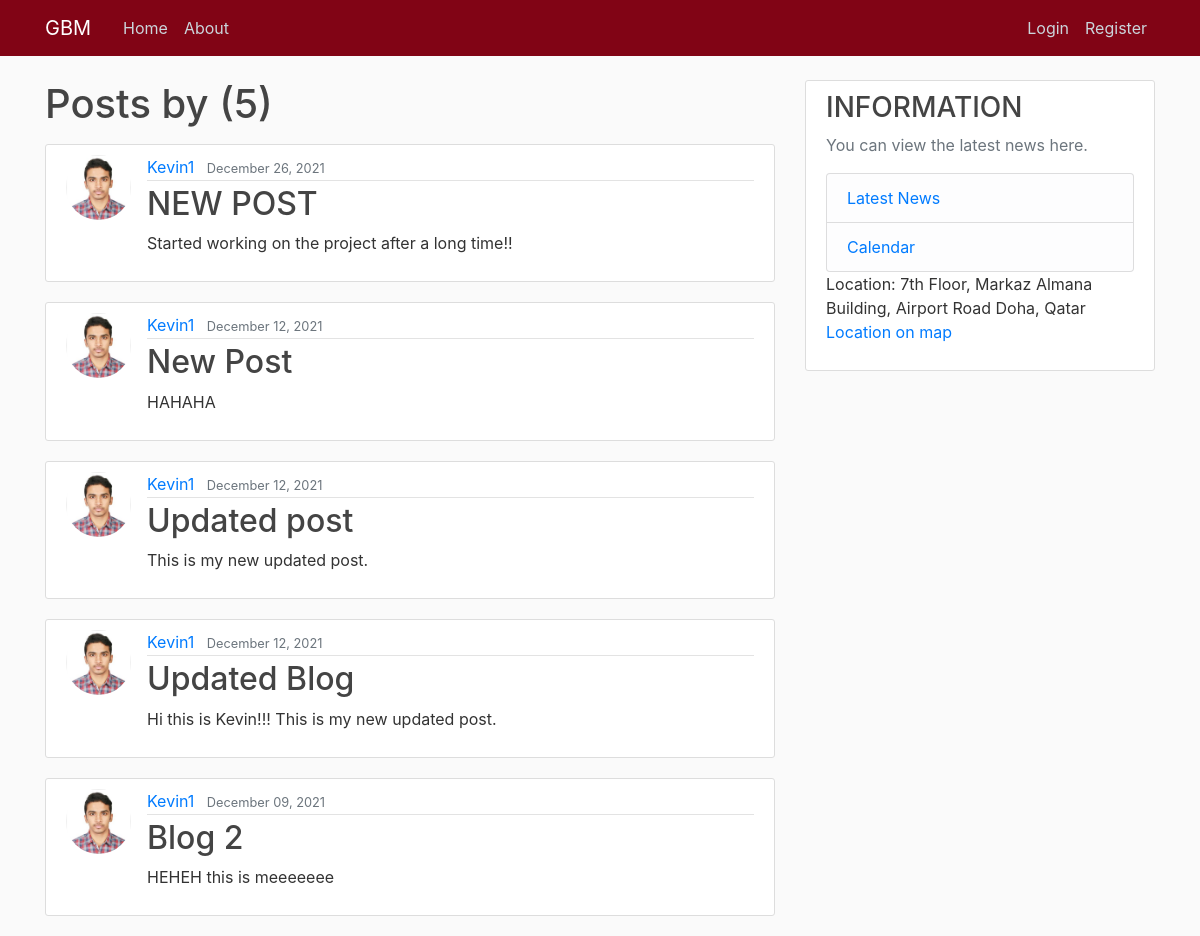
Screenshot of /user/Kevin1 with the database file from the repository.
### blog/models.py (models this page shows, shortened)
class Post(models.Model):
    title = models.CharField(max_length=50)
    content = models.TextField()
    date_posted = models.DateTimeField(default=timezone.now)
    author = models.ForeignKey(User, on_delete=models.CASCADE)

### users/models.py (models this page shows, shortened)
class Profile(models.Model):
    user = models.OneToOneField(User, on_delete=models.CASCADE)
    image = models.ImageField(default='default.jpg', upload_to='profile_pics')

### blog/views.py (the view)
# urls.py: path('user/<str:username>', UserPostListView.as_view(), name='user-posts'),
class UserPostListView(ListView):
    model = Post
    template_name = 'blog/user_posts.html'    #<app>/<model>_<viewtype>.html
    context_object_name = 'posts'
    paginate_by = 5
    def get_queryset(self):
        user = get_object_or_404(User, username=self.kwargs.get('username'))
        return Post.objects.filter(author=user).order_by('-date_posted')

### blog/templates/blog/user_posts.html (shortened to what this page needs)
{% extends "blog/base.html" %}
{% block content %}
    <h1 class="mb-3">Posts by {{ views.kwargs.username }} ({{ page_obj.paginator.count }})</h1>
    {% for post in posts %}
        <article class="media content-section">
            <img class="rounded-circle article-img" src="{{post.author.profile.image.url}}" alt="">
            <div class="media-body">
                <div class="article-metadata">
                    <a class="mr-2" href="{% url 'user-posts' post.author.username %}">{{ post.author }}</a>
                    <small class="text-muted">{{ post.date_posted|date:'F d, Y' }}</small>
                </div>
                <h2><a class="article-title" href="{% url 'post-detail' post.id%}">{{ post.title }}</a></h2>
                <p class="article-content">{{ post.content }}</p>
            </div>
        </article>
    {% endfor %}
{% endblock content %}

### blog/static/blog/main.css (style rules this page uses)
body { background: #fafafa; color: #333333; margin-top: 5rem; }
h1, h2, h3, h4, h5, h6 { color: #444444; }
.content-section { background: #ffffff; padding: 10px 20px; border: 1px solid #dddddd; border-radius: 3px; margin-bottom: 20px; }
.article-title { color: #444444; }
.article-content { white-space: pre-line; }
.article-img { height: 65px; width: 65px; margin-right: 16px; }
.article-metadata { padding-bottom: 1px; margin-bottom: 4px; border-bottom: 1px solid#e3e3e3 }

### rows the page displays
Post: author.profile.image (picture), author "Kevin1", date_posted "December 26, 2021", title "NEW POST", content "Started working on the project after a long time!!"
Post: author.profile.image (picture), author "Kevin1", date_posted "December 12, 2021", title "New Post", content "HAHAHA"
Post: author.profile.image (picture), author "Kevin1", date_posted "December 12, 2021", title "Updated post", content "This is my new updated post."
Post: author.profile.image (picture), author "Kevin1", date_posted "December 12, 2021", title "Updated Blog", content "Hi this is Kevin!!! This is my new updated post."
Post: author.profile.image (picture), author "Kevin1", date_posted "December 09, 2021", title "Blog 2", content "HEHEH this is meeeeeee"

### other values shown
{{ page_obj.paginator.count }} "5"
